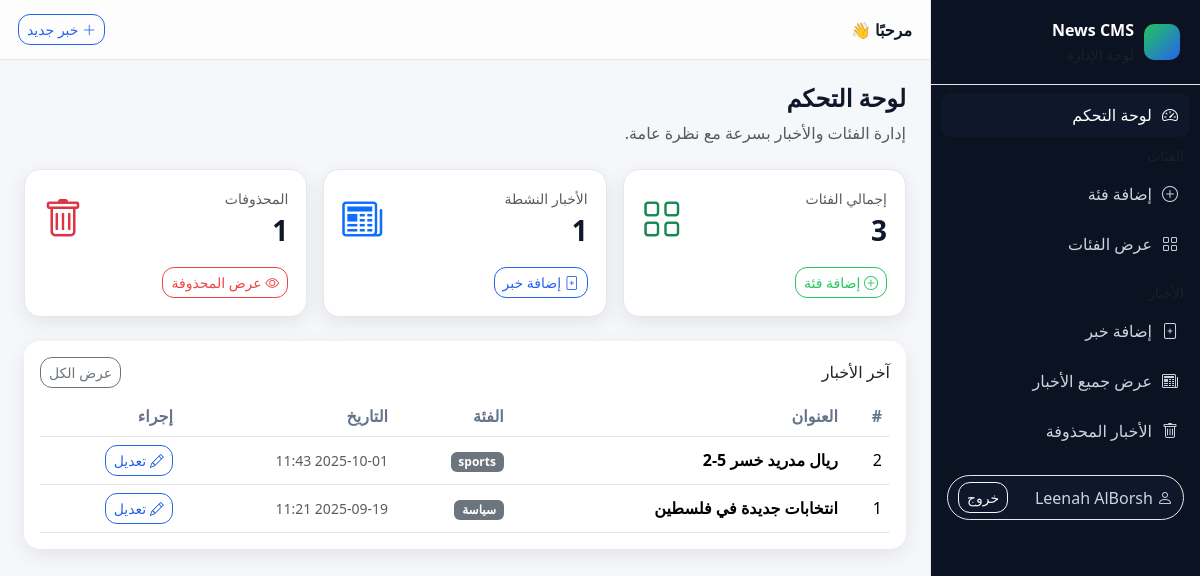
/dashboard.php (signed in), run on the app's committed database.
### tables this page shows
CREATE TABLE `news` (
  `id` int(11) NOT NULL,
  `title` varchar(200) NOT NULL,
  `category_id` int(11) NOT NULL,
  `body` text NOT NULL,
  `image_path` varchar(255) DEFAULT NULL,
  `user_id` int(11) NOT NULL,
  `status` enum('active','deleted') NOT NULL DEFAULT 'active',
  `created_at` timestamp NOT NULL DEFAULT current_timestamp(),
  `updated_at` timestamp NULL DEFAULT NULL
);

CREATE TABLE `categories` (
  `id` int(11) NOT NULL,
  `name` varchar(120) NOT NULL,
  `created_at` timestamp NOT NULL DEFAULT current_timestamp()
);

### dashboard.php (the view, shortened to what this page needs)
<?php
require_once __DIR__ . '/includes/db.php';
include __DIR__ . '/includes/header.php';
$totalCats = (int) $pdo->query("SELECT COUNT(*) AS c FROM categories")->fetch()['c'];
$totalNews = (int) $pdo->query("SELECT COUNT(*) AS c FROM news WHERE status='active'")->fetch()['c'];
$deletedNews = (int) $pdo->query("SELECT COUNT(*) AS c FROM news WHERE status='deleted'")->fetch()['c'];
$lastNews = $pdo->query("
  SELECT n.id, n.title, c.name AS category, DATE_FORMAT(n.created_at,'%Y-%m-%d %H:%i') as created_at
  FROM news n JOIN categories c ON c.id=n.category_id
  ORDER BY n.id DESC LIMIT 6
")->fetchAll();
?>
<div class="mb-4">
    <h1 class="h4 fw-bold">لوحة التحكم</h1>
    <p class="text-muted mb-0">إدارة الفئات والأخبار بسرعة مع نظرة عامة.</p>
</div>
<div class="row g-3 mb-4">
    <div class="col-md-4">
        <div class="stat">
            <div class="d-flex justify-content-between align-items-center">
                <div>
                    <div class="text-muted small">إجمالي الفئات</div>
                    <div class="k"><?php echo $totalCats; ?></div>
                </div>
                <div class="display-6 text-success"><i class="bi bi-grid"></i></div>
            </div>
            <a class="btn btn-sm btn-outline-success mt-3" href="add_category.php"><i class="bi bi-plus-circle"></i>
                إضافة فئة</a>
        </div>
    </div>
    <div class="col-md-4">
        <div class="stat">
            <div class="d-flex justify-content-between align-items-center">
                <div>
                    <div class="text-muted small">الأخبار النشطة</div>
                    <div class="k"><?php echo $totalNews; ?></div>
                </div>
                <div class="display-6 text-primary"><i class="bi bi-newspaper"></i></div>
            </div>
            <a class="btn btn-sm btn-outline-primary mt-3" href="add_news.php"><i class="bi bi-file-plus"></i> إضافة
                خبر</a>
        </div>
    </div>
    <div class="col-md-4">
        <div class="stat">
            <div class="d-flex justify-content-between align-items-center">
                <div>
                    <div class="text-muted small">المحذوفات </div>
                    <div class="k"><?php echo $deletedNews; ?></div>
                </div>
                <div class="display-6 text-danger"><i class="bi bi-trash"></i></div>
            </div>
            <a class="btn btn-sm btn-outline-danger mt-3" href="deleted_news.php"><i class="bi bi-eye"></i> عرض
                المحذوفة</a>
        </div>
    </div>
</div>
<div class="card border-0" style="border-radius:16px">
    <div class="card-body">
        <div class="d-flex justify-content-between align-items-center mb-2">
            <h2 class="h6 mb-0">آخر الأخبار</h2>
            <a class="btn btn-sm btn-outline-secondary" href="news_list.php">عرض الكل</a>
        </div>
        <?php if (!$lastNews): ?>
            <div class="text-muted">لا توجد أخبار بعد. ابدأ بإضافة أول خبر.</div>
        <?php else: ?>
            <div class="table-responsive">
                <table class="table align-middle mb-0">
                    <thead>
                        <tr>
                            <th>#</th>
                            <th>العنوان</th>
                            <th>الفئة</th>
                            <th>التاريخ</th>
                            <th>إجراء</th>
                        </tr>
                    </thead>
                    <tbody>
                        <?php foreach ($lastNews as $n): ?>
                            <tr>
                                <td><?php echo (int) $n['id']; ?></td>
                                <td class="fw-semibold"><?php echo htmlspecialchars($n['title']); ?></td>
                                <td><span class="badge text-bg-secondary"><?php echo htmlspecialchars($n['category']); ?></span>
                                </td>
                                <td class="text-muted small"><?php echo htmlspecialchars($n['created_at']); ?></td>
                                <td>
                                    <a class="btn btn-sm btn-outline-primary"
                                        href="edit_news.php?id=<?php echo (int) $n['id']; ?>"><i class="bi bi-pencil"></i>
                                        تعديل</a>
                                </td>
                            </tr>
                        <?php endforeach; ?>
                    </tbody>
                </table>
            </div>
        <?php endif; ?>
    </div>
</div>
<?php include __DIR__ . '/includes/footer.php'; ?>

### includes/header.php (shortened to what this page needs)
<!doctype html>
<html lang="ar" dir="rtl">
<head>
    <link href="https://cdn.jsdelivr.net/npm/bootstrap@5.3.3/dist/css/bootstrap.rtl.min.css" rel="stylesheet">
    <link href="https://cdn.jsdelivr.net/npm/bootstrap-icons@1.11.3/font/bootstrap-icons.css" rel="stylesheet">
</head>
<body>
    <div class="app-shell">
        <aside class="sidebar" id="sidebar">
            <div class="brand">
                <div class="logo"></div>
                <div>
                    <div class="fw-bold text-white">News CMS</div>
                    <small class="text-muted">لوحة الإدارة</small>
                </div>
            </div>
            <nav class="mt-2">
                <a class="nav-link <?php echo str_contains($_SERVER['PHP_SELF'], 'dashboard.php') ? 'active' : ''; ?>"
                    href="dashboard.php"><i class="bi bi-speedometer2"></i> لوحة التحكم</a>
                <div class="px-3 mt-2 mb-1 text-uppercase small text-muted">الفئات</div>
                <a class="nav-link" href="add_category.php"><i class="bi bi-plus-circle"></i> إضافة فئة</a>
                <a class="nav-link" href="categories.php"><i class="bi bi-grid"></i> عرض الفئات</a>
                <div class="px-3 mt-3 mb-1 text-uppercase small text-muted">الأخبار</div>
                <a class="nav-link" href="add_news.php"><i class="bi bi-file-plus"></i> إضافة خبر</a>
                <a class="nav-link" href="news_list.php"><i class="bi bi-newspaper"></i> عرض جميع الأخبار</a>
                <a class="nav-link" href="deleted_news.php"><i class="bi bi-trash"></i> الأخبار المحذوفة</a>
            </nav>
            <div class="p-3">
                <?php if (isset($_SESSION['user'])): ?>
                    <div class="chip w-100 justify-content-between">
                        <span><i class="bi bi-person"></i> <?php echo htmlspecialchars($_SESSION['user']['name']); ?></span>
                        <a class="btn btn-sm btn-outline-light" href="logout.php">خروج</a>
                    </div>
                <?php endif; ?>
            </div>
        </aside>
        <main>
            <div class="topbar">
                <div class="d-flex align-items-center gap-2">
                    <span class="fw-semibold">مرحبًا 👋</span>
                </div>
                <div class="d-flex align-items-center gap-2">
                    <a class="btn btn-sm btn-outline-primary" href="add_news.php"><i class="bi bi-plus-lg"></i> خبر
                        جديد</a>
                </div>
            </div>
            <div class="container-page">

### includes/footer.php (shortened to what this page needs)
</div>
</main>
</div>
</body>
</html>

### includes/header.php (style rules this page uses)
:root { --bg: #f6f7fb; --text: #0f172a; --muted: #64748b; --card: #ffffff; --border: #e5e7eb; --ring: #cbd5e1; --sidebar-bg: #0b1222; --sidebar-text: #cbd5e1; --sidebar-hover: #0f172a; --accent: #2563eb; --accent-2: #22c55e; --danger: #ef4444; --warning: #f59e0b; --shadow: 0 6px 20px rgba(0, 0, 0, .08); --radius: 16px; --glass: rgba(255, 255, 255, .75); }
* { box-sizing: border-box }
html, body { height: 100% }
body { background: var(--bg); color: var(--text); }
.app-shell { min-height: 100vh; display: grid; grid-template-columns: 270px 1fr; background: var(--bg); }
.sidebar { background: var(--sidebar-bg); color: var(--sidebar-text); border-inline-end: 1px solid var(--border) }
.brand { padding: 18px 20px; border-bottom: 1px solid var(--border); display: flex; align-items: center; gap: 10px }
.brand .logo { width: 36px; height: 36px; border-radius: 10px; background: linear-gradient(135deg, var(--accent-2), var(--accent)) }
.nav-link { color: var(--sidebar-text); border-radius: 10px; padding: 10px 12px; margin: 6px 10px; display: flex; align-items: center; gap: 10px; transition: .2s }
.nav-link:hover, .nav-link.active { background: var(--sidebar-hover); color: #fff }
.topbar { display: flex; align-items: center; justify-content: space-between; padding: 14px 18px; border-bottom: 1px solid var(--border); background: var(--glass); backdrop-filter: blur(8px) }
.container-page { padding: 24px }
.stat { background: var(--card); border: 1px solid var(--border); border-radius: var(--radius); padding: 18px; box-shadow: var(--shadow) }
.stat .k { font-size: 28px; font-weight: 800 }
.card { background: var(--card); border-color: var(--border); border-radius: var(--radius); box-shadow: var(--shadow) }
.btn { border-radius: 12px }
.btn-outline-primary { color: var(--accent); border-color: var(--accent) }
.btn-outline-success { color: var(--accent-2); border-color: var(--accent-2) }
.btn-outline-danger { color: var(--danger); border-color: var(--danger) }
.table { color: var(--text) }
.table thead th { border-bottom: 1px solid var(--border); color: var(--muted) }
.table td, .table th { border-color: var(--border) }
.chip { display: inline-flex; align-items: center; gap: 8px; padding: 6px 10px; border-radius: 999px; background: var(--sidebar-hover); color: #cbd5e1; border: 1px solid var(--border) }

### data on the page
news: id "2", title "ريال مدريد خسر 5-2", category.name "sports", created_at "2025-10-01 11:43"
news: id "1", title "انتخابات جديدة في فلسطين", category.name "سياسة", created_at "2025-09-19 11:21"

### other printed values
$_SESSION['user']['name'] "Leenah AlBorsh"
$totalCats "3"
$totalNews "1"
$deletedNews "1"
